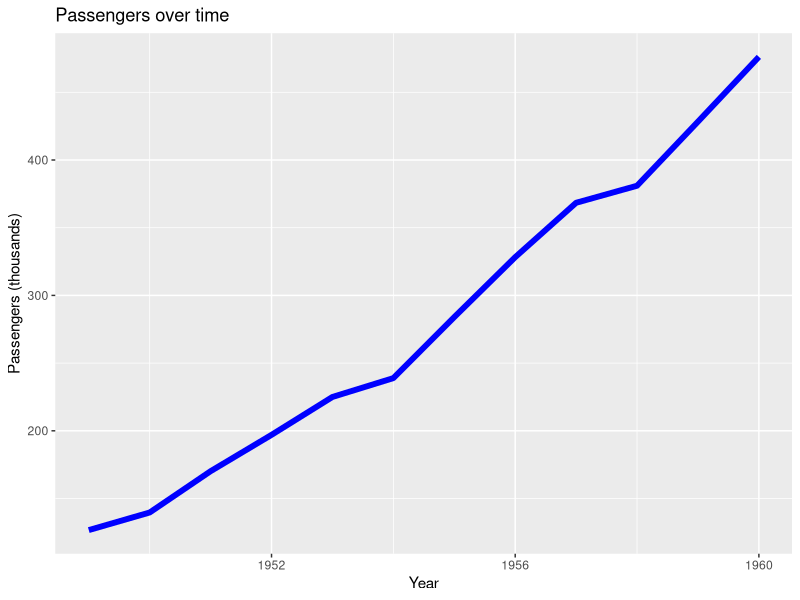

Write R code to recreate this figure.
library(ggplot2)
library(dplyr)

# Let's make a data visualization about monthly air travelers!

# The dataset is built into R, but it is impossible to use without some data wrangling:
data <- data.frame(
  year = rep(1949:1960, each = 12),
  month = month.abb,
  passengers = AirPassengers # in thousands
)

# Summarize data by year:
data %>% 
  group_by(year) %>% 
  summarize(passengers = mean(passengers)) %>% 

# Finally, plot the data!
  ggplot(aes(x = year, y = passengers)) +
  labs(
    title = 'Passengers over time',
    x = 'Year',
    y = 'Passengers (thousands)'
  ) +
  geom_line(size = 2, color = 'blue')
